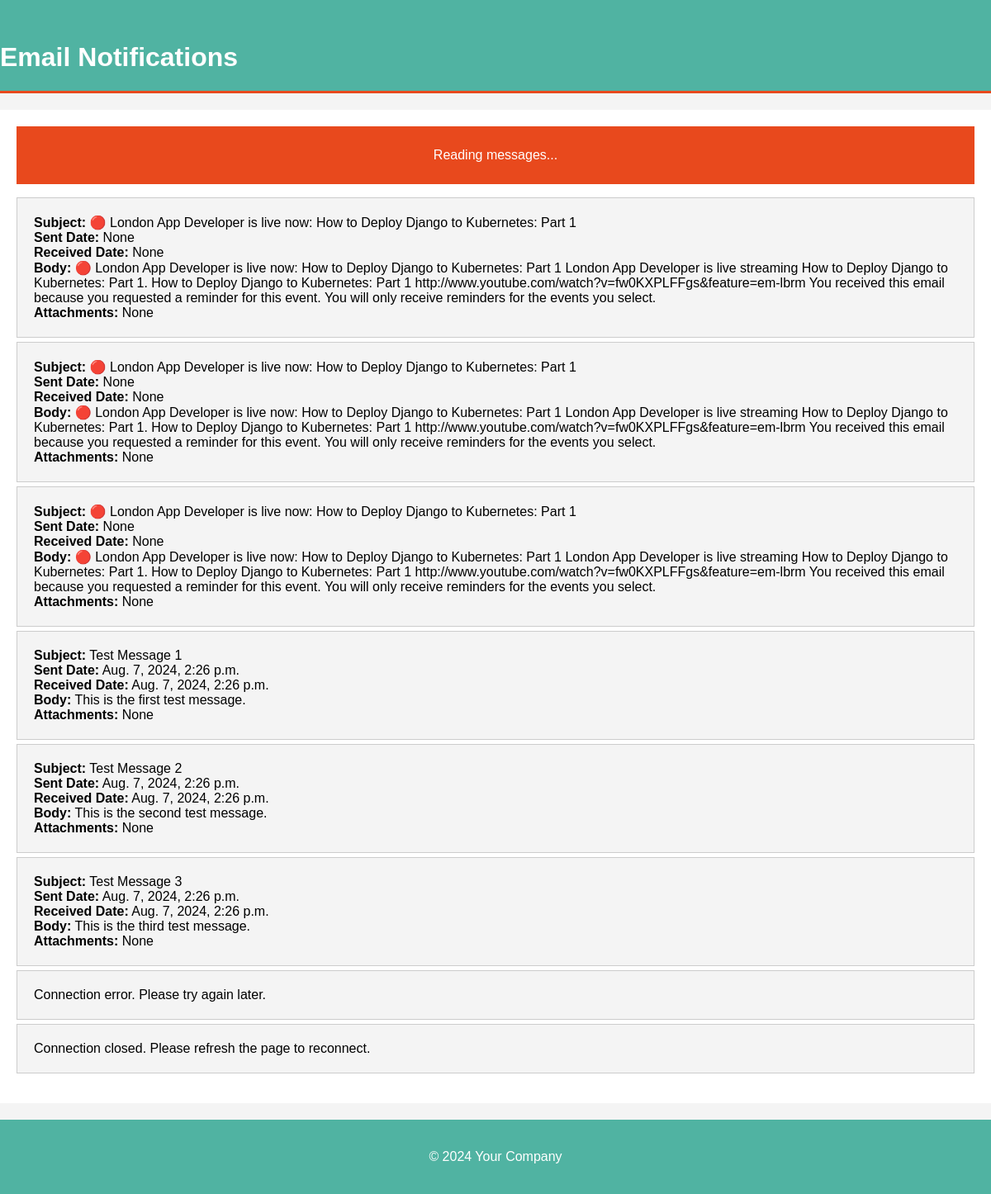
The page / on the database its author committed.
### myapp/models.py (models this page shows, shortened)
class EmailMessage(models.Model):
    id = models.AutoField(primary_key=True)
    subject = models.CharField(max_length=255)
    sent_date = models.DateTimeField(null=True, blank=True, default=None)
    received_date = models.DateTimeField(null=True, blank=True, default=None)  # Добавлено значение по умолчанию None
    body = models.TextField(default='')  # Установите значение по умолчанию
    attachments = models.JSONField(blank=True, null=True)  # Хранение списка прикреплённых файлов

### myapp/views.py (the view)
# urls.py: path('', email_list, name='email_list'),
def email_list(request):
    email_messages = EmailMessage.objects.all()
    return render(request, 'myapp/email_list.html', {'email_messages': email_messages})

### templates/myapp/email_list.html (shortened to what this page needs)
{% extends 'base.html' %}
{% block content %}
    <div id="progress-bar">
        <p class="loading">Reading messages...</p>
    </div>
    <ul id="message-list">
        {% for email in email_messages %}
        <li>
            <strong>Subject:</strong> {{ email.subject }}<br>
            <strong>Sent Date:</strong> {{ email.sent_date }}<br>
            <strong>Received Date:</strong> {{ email.received_date }}<br>
            <strong>Body:</strong> {{ email.body }}<br>
            <strong>Attachments:</strong> {{ email.attachments }}
        </li>
        {% endfor %}
    </ul>
{% endblock %}

### templates/base.html (shortened to what this page needs)
<!DOCTYPE html>
<html lang="en">
<head>
</head>
<body>
    <header>
        <h1>Email Notifications</h1>
    </header>
    <main>
        {% block content %}{% endblock %}
    </main>
    <footer>
        <p>&copy; 2024 Your Company</p>
    </footer>
</body>
</html>

### templates/base.html (style rules this page uses)
body { font-family: Arial, sans-serif; margin: 0; padding: 0; background-color: #f4f4f4; }
header { background: #50b3a2; color: white; padding-top: 30px; min-height: 70px; border-bottom: #e8491d 3px solid; }
main { padding: 20px; background: #ffffff; margin-top: 20px; }
#message-list { list-style: none; padding: 0; }
#message-list li { background: #f4f4f4; margin-bottom: 5px; padding: 20px; border: #ccc 1px solid; }
footer { text-align: center; padding: 20px; background: #50b3a2; color: white; margin-top: 20px; }
#progress-bar { background: #e8491d; color: white; padding: 10px; text-align: center; }

### rows shown on the page
EmailMessage: subject "🔴 London App Developer is live now: How to Deploy Django to Kubernetes: Part 1", sent_date "None", received_date "None", body "🔴 London App Developer is live now: How to Deploy Django to Kubernetes: Part 1 London App Developer is live streaming How to Deploy Django to Kubernetes: Part 1. How to Deploy Django to Kubernetes: Part 1 http://www.youtube.com/watch?v=fw0KXPLFFgs&feature=em-lbrm You received this email because you requested a reminder for this event. You will only receive reminders for the events you select.", attachments "None"
EmailMessage: subject "🔴 London App Developer is live now: How to Deploy Django to Kubernetes: Part 1", sent_date "None", received_date "None", body "🔴 London App Developer is live now: How to Deploy Django to Kubernetes: Part 1 London App Developer is live streaming How to Deploy Django to Kubernetes: Part 1. How to Deploy Django to Kubernetes: Part 1 http://www.youtube.com/watch?v=fw0KXPLFFgs&feature=em-lbrm You received this email because you requested a reminder for this event. You will only receive reminders for the events you select.", attachments "None"
EmailMessage: subject "🔴 London App Developer is live now: How to Deploy Django to Kubernetes: Part 1", sent_date "None", received_date "None", body "🔴 London App Developer is live now: How to Deploy Django to Kubernetes: Part 1 London App Developer is live streaming How to Deploy Django to Kubernetes: Part 1. How to Deploy Django to Kubernetes: Part 1 http://www.youtube.com/watch?v=fw0KXPLFFgs&feature=em-lbrm You received this email because you requested a reminder for this event. You will only receive reminders for the events you select.", attachments "None"
EmailMessage: subject "Test Message 1", sent_date "Aug. 7, 2024, 2:26 p.m.", received_date "Aug. 7, 2024, 2:26 p.m.", body "This is the first test message.", attachments "None"
EmailMessage: subject "Test Message 2", sent_date "Aug. 7, 2024, 2:26 p.m.", received_date "Aug. 7, 2024, 2:26 p.m.", body "This is the second test message.", attachments "None"
EmailMessage: subject "Test Message 3", sent_date "Aug. 7, 2024, 2:26 p.m.", received_date "Aug. 7, 2024, 2:26 p.m.", body "This is the third test message.", attachments "None"
